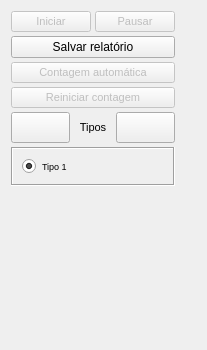
        <widget class="QWidget" name="widget">
         <property name="geometry">
          <rect>
           <x>0</x>
           <y>0</y>
           <width>207</width>
           <height>350</height>
          </rect>
         </property>
         <attribute name="label">
          <string>Contar particulas</string>
         </attribute>
         <layout class="QFormLayout" name="formLayout">
          <item row="0" column="0">
           <layout class="QVBoxLayout" name="verticalLayout">
            <property name="spacing">
             <number>4</number>
            </property>
            <item>
             <layout class="QHBoxLayout" name="horizontalLayout">
              <item>
               <widget class="QPushButton" name="pushButtonIniciarContagem">
                <property name="enabled">
                 <bool>false</bool>
                </property>
                <property name="font">
                 <font>
                  <pointsize>8</pointsize>
                 </font>
                </property>
                <property name="text">
                 <string>Iniciar</string>
                </property>
               </widget>
              </item>
              <item>
               <widget class="QPushButton" name="pushButtonPausarContagem">
                <property name="enabled">
                 <bool>false</bool>
                </property>
                <property name="font">
                 <font>
                  <pointsize>8</pointsize>
                 </font>
                </property>
                <property name="text">
                 <string>Pausar</string>
                </property>
               </widget>
              </item>
             </layout>
            </item>
            <item>
             <widget class="QPushButton" name="pushButtonSalvarRelatorio">
              <property name="enabled">
               <bool>true</bool>
              </property>
              <property name="text">
               <string>Salvar relatório</string>
              </property>
             </widget>
            </item>
            <item>
             <widget class="QPushButton" name="pushButtonContagemAutomatica">
              <property name="enabled">
               <bool>false</bool>
              </property>
              <property name="font">
               <font>
                <pointsize>8</pointsize>
               </font>
              </property>
              <property name="text">
               <string>Contagem automática</string>
              </property>
             </widget>
            </item>
            <item>
             <widget class="QPushButton" name="pushButtonReiniciarContagem">
              <property name="enabled">
               <bool>false</bool>
              </property>
              <property name="font">
               <font>
                <pointsize>8</pointsize>
               </font>
              </property>
              <property name="text">
               <string>Reiniciar contagem</string>
              </property>
             </widget>
            </item>
            <item>
             <layout class="QHBoxLayout" name="horizontalLayout_2">
              <property name="sizeConstraint">
               <enum>QLayout::SetNoConstraint</enum>
              </property>
              <item>
               <widget class="QPushButton" name="pushButtonDeletarTipo">
                <property name="font">
                 <font>
                  <pointsize>14</pointsize>
                 </font>
                </property>
                <property name="text">
                 <string/>
                </property>
                <property name="icon">
                 <iconset resource="myresource.qrc">
                  <normaloff>:/imagens/Imgs/MenosIcon.png</normaloff>:/imagens/Imgs/MenosIcon.png</iconset>
                </property>
               </widget>
              </item>
              <item>
               <widget class="QLabel" name="labelContaParticulas">
                <property name="font">
                 <font>
                  <pointsize>8</pointsize>
                 </font>
                </property>
                <property name="autoFillBackground">
                 <bool>true</bool>
                </property>
                <property name="text">
                 <string>Tipos</string>
                </property>
                <property name="alignment">
                 <set>Qt::AlignCenter</set>
                </property>
               </widget>
              </item>
              <item>
               <widget class="QPushButton" name="pushButtonAddTipo">
                <property name="font">
                 <font>
                  <pointsize>14</pointsize>
                 </font>
                </property>
                <property name="text">
                 <string/>
                </property>
                <property name="icon">
                 <iconset resource="myresource.qrc">
                  <normaloff>:/imagens/Imgs/MaisIcon2.png</normaloff>:/imagens/Imgs/MaisIcon2.png</iconset>
                </property>
               </widget>
              </item>
             </layout>
            </item>
            <item>
             <widget class="QFrame" name="frameContaParticulas">
              <property name="toolTip">
               <string/>
              </property>
              <property name="layoutDirection">
               <enum>Qt::LeftToRight</enum>
              </property>
              <property name="frameShape">
               <enum>QFrame::Box</enum>
              </property>
              <property name="frameShadow">
               <enum>QFrame::Sunken</enum>
              </property>
              <layout class="QGridLayout" name="gridLayout">
               <item row="1" column="0">
                <widget class="QRadioButton" name="tipo1">
                 <property name="font">
                  <font>
                   <pointsize>7</pointsize>
                  </font>
                 </property>
                 <property name="text">
                  <string>Tipo 1</string>
                 </property>
                 <property name="checked">
                  <bool>true</bool>
                 </property>
                </widget>
               </item>
              </layout>
             </widget>
            </item>
           </layout>
          </item>
         </layout>
        </widget>
